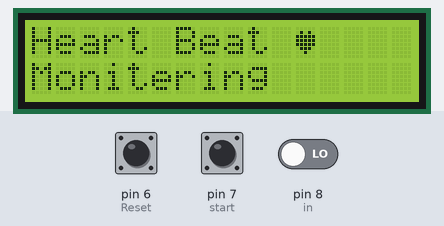
The sketch below on a simulated Arduino Uno, built with avr-gcc and run on an emulated ATmega328P. Shown: 16×2 character LCD. The test bench sets the inputs (shaded band); at power-on: pin 6 (Reset) HIGH, pin 7 (start) HIGH, pin 8 (in) LOW.

Above: at 2.2 s.
2.3 s: pin 6 (Reset) pulled LOW for 0.15 s
At 3.4 s:
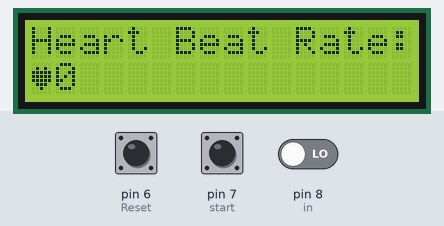
3.9 s: pin 7 (start) pulled LOW for 0.15 s
At 4.7 s:
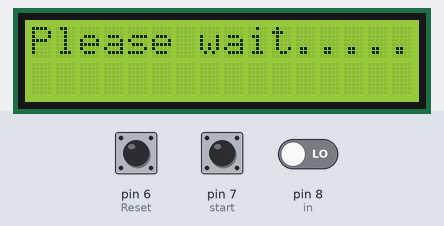
Timing chart, 0 to 6.9 s (numbered marks = the images above; inputs shaded):
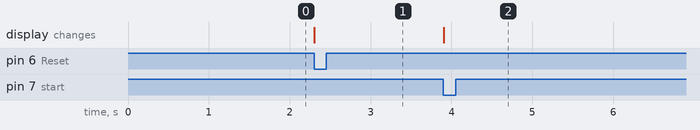

The sketch:

Heartbeat_Monitor.ino
```cpp
#include<LiquidCrystal.h>
LiquidCrystal lcd(12, 11, 5, 4, 3, 2);
int in = 8;
int Reset=6;
int start=7;
int count=0,i=0,k=0,rate=0;
unsigned long time2,time1;
unsigned long time;
byte heart[8] =
{
  0b00000,
  0b01010,
  0b11111,
  0b11111,
  0b11111,
  0b01110,
  0b00100,
  0b00000
};
void setup()
{
  lcd.createChar(1, heart);
  lcd.begin(16,2);

  lcd.print("Heart Beat ");
  lcd.write(1);
  lcd.setCursor(0,1);
  lcd.print("Monitering");
  pinMode(in, INPUT);
  pinMode(Reset, INPUT);
  pinMode(start, INPUT);
  digitalWrite(Reset, HIGH);
  digitalWrite(start, HIGH);
  delay(1000);
}
void loop()
{
  if(!(digitalRead(start)))
  {
    k=0;
    lcd.clear();
    lcd.print("Please wait.......");
    while(k<5)
    {
     if(digitalRead(in))
     {
      if(k==0)
      time1=millis();
      k++;
      while(digitalRead(in));
     }
    }
      time2=millis();
      rate=time2-time1;
      rate=rate/5;
      rate=60000/rate;
      lcd.clear();
      lcd.print("Heart Beat Rate:");
      lcd.setCursor(0,1);
      lcd.print(rate);
      lcd.print(" ");
      lcd.write(1);
      k=0;
      rate=0;
    }
  if(!digitalRead(Reset))
  {
    rate=0;
     lcd.clear();
      lcd.print("Heart Beat Rate:");
      lcd.setCursor(0,1);
      lcd.write(1);
      lcd.print(rate);
      k=0;
  }
}
```

Measured:
- after the input at 2.3 s, the display: changes at once (image 1)
- after the input at 3.9 s, the display: changes at once (image 2)
